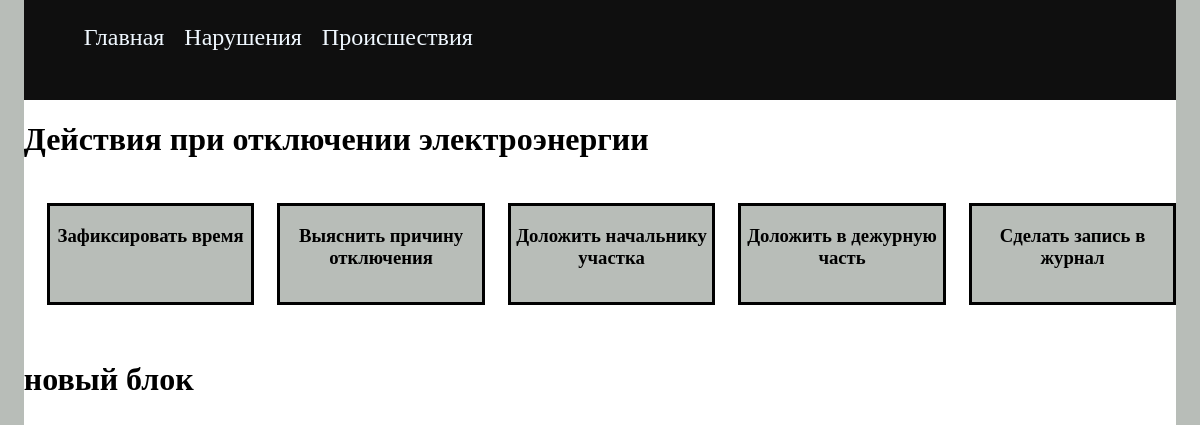
The app's page /incident/1/ with its own data.
### ohrana/models.py (models this page shows, shortened)
class My_Incid(models.Model):
    title = models.CharField(max_length=255, verbose_name='Название')
    content_1 = models.TextField(blank=True)
    content_2 = models.TextField(blank=True)
    content_3 = models.TextField(blank=True)
    content_4 = models.TextField(blank=True)
    content_5 = models.TextField(blank=True)
    time_create = models.DateTimeField(auto_now_add=True)
    time_update = models.DateTimeField(auto_now=True)
    is_published = models.BooleanField(default=True)

### ohrana/views.py (the view)
# urls.py: path('incident/<int:post_id>/', show_incid, name='postic'),
def show_incid(request, post_id):
    person = My_Incid.objects.get(pk=post_id)
    return render(request, 'ohrana/incident_show.html', {'menu':menu, 'title':'Оформление', 'person':person})

### ohrana/templates/ohrana/incident_show.html
{% extends 'ohrana/base.html' %}
{% block content %}
{% if person.id == 1 %}
    <h1>Действия при отключении электроэнергии</h1>
{% elif person.id == 2 %}
    <h1>Действия при пожаре</h1>
{% endif %}
<div class="block-incident">
    <div class="incident">
       <h3>{{person.content_1}}</h3>
    </div>
    <div class="incident">
        <h3>{{person.content_2}}</h3>
     </div>
     <div class="incident">
        <h3>{{person.content_3}}</h3>
     </div>
     <div class="incident">
        <h3>{{person.content_4}}</h3>
     </div>
     <div class="incident">
        <h3>{{person.content_5}}</h3>
     </div>
</div>
<div>
    <h1>новый блок</h1>
</div>
{% endblock %}

### ohrana/static/ohrana/css/styles.css (style rules this page uses)
html, body { margin: 0; padding: 0; border: 0; outline: 0; vertical-align: baseline; background: transparent; font-size: 100%; padding-left: 1%; padding-right: 1%; height: 100%; background-color: #b8bdb8; }
.incident { background-color: #b8bdb8; width: 20%; height: 60%; margin-left: 2%; text-align: center; margin-top: 2%; border: solid; }
.block-incident { display: flex; height: 20%; }

### records on screen
My_Incid: content_1 "Зафиксировать время", content_2 "Выяснить причину отключения", content_3 "Доложить начальнику участка", content_4 "Доложить в дежурную часть", content_5 "Сделать запись в журнал"

### other values on screen
{{ m.title }} "Главная" "Нарушения" "Происшествия"
